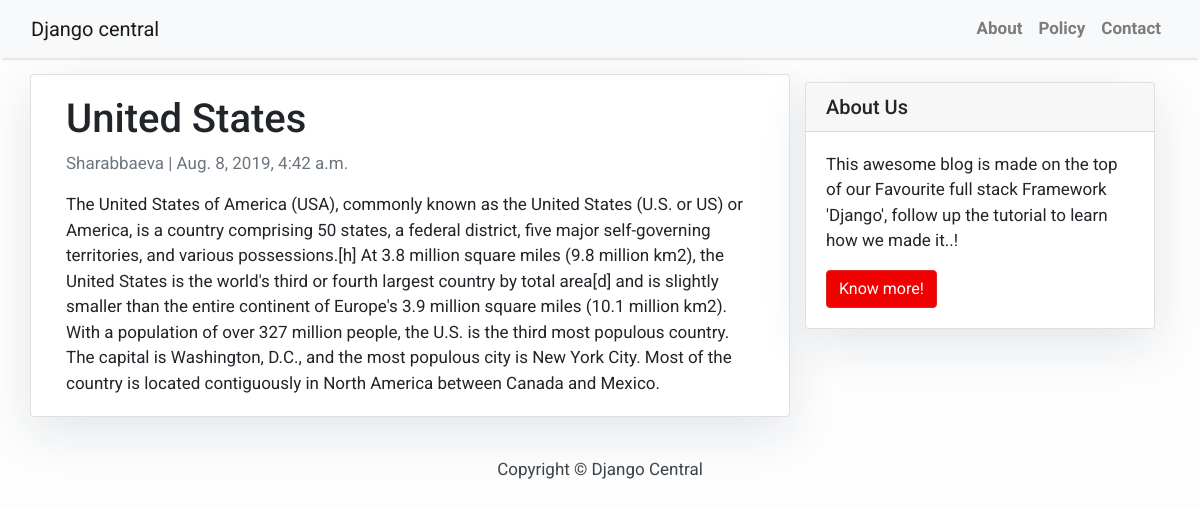
The app's page /united-states/ with its own data.
### blog/models.py (models this page shows, shortened)
class Post(models.Model):
    title = models.CharField(max_length=200, unique=True)
    slug = models.SlugField(max_length=200, unique=True)
    author = models.ForeignKey(User, on_delete= models.CASCADE,related_name='blog_posts')
    updated_on = models.DateTimeField(auto_now= True)
    content = models.TextField()
    created_on = models.DateTimeField(auto_now_add=True)
    status = models.IntegerField(choices=STATUS, default=0)
    class Meta:
        ordering = ['-created_on']

### blog/views.py (the view)
# urls.py: path('<slug:slug>/', views.PostDetail.as_view(), name='post_detail'),
class PostDetail(generic.DetailView):
    model = Post
    template_name = 'post_detail.html'

### templates/post_detail.html
{% extends 'base.html' %} {% block content %}
<div class="container">
  <div class="row">
    <div class="col-md-8 card mb-4  mt-3 left  top">
      <div class="card-body">
        <h1>{% block title %} {{ object.title }} {% endblock title %}</h1>
        <p class=" text-muted">{{ post.author }} | {{ post.created_on }}</p>
        <p class="card-text ">{{ object.content | safe }}</p>
      </div>
    </div>
    {% block sidebar %} {% include 'sidebar.html' %} {% endblock sidebar %}
  </div>
</div>
{% endblock content %}

### templates/base.html (style rules this page uses)
body { font-family: "Roboto", sans-serif; font-size: 17px; background-color: #fdfdfd; }

### templates/sidebar.html (style rules this page uses)
.card { box-shadow: 0 16px 48px #E3E7EB; }

### records on screen
Post: title "United States", author "Sharabbaeva", created_on "Aug. 8, 2019, 4:42 a.m.", content "The United States of America (USA), commonly known as the United States (U.S. or US) or America, is a country comprising 50 states, a federal district, five major self-governing territories, and various possessions.[h] At 3.8 million square miles (9.8 million km2), the United States is the world's third or fourth largest country by total area[d] and is slightly smaller than the entire continent of Europe's 3.9 million square miles (10.1 million km2). With a population of over 327 million people, the U.S. is the third most populous country. The capital is Washington, D.C., and the most populous city is New York City. Most of the country is located contiguously in North America between Canada…"
